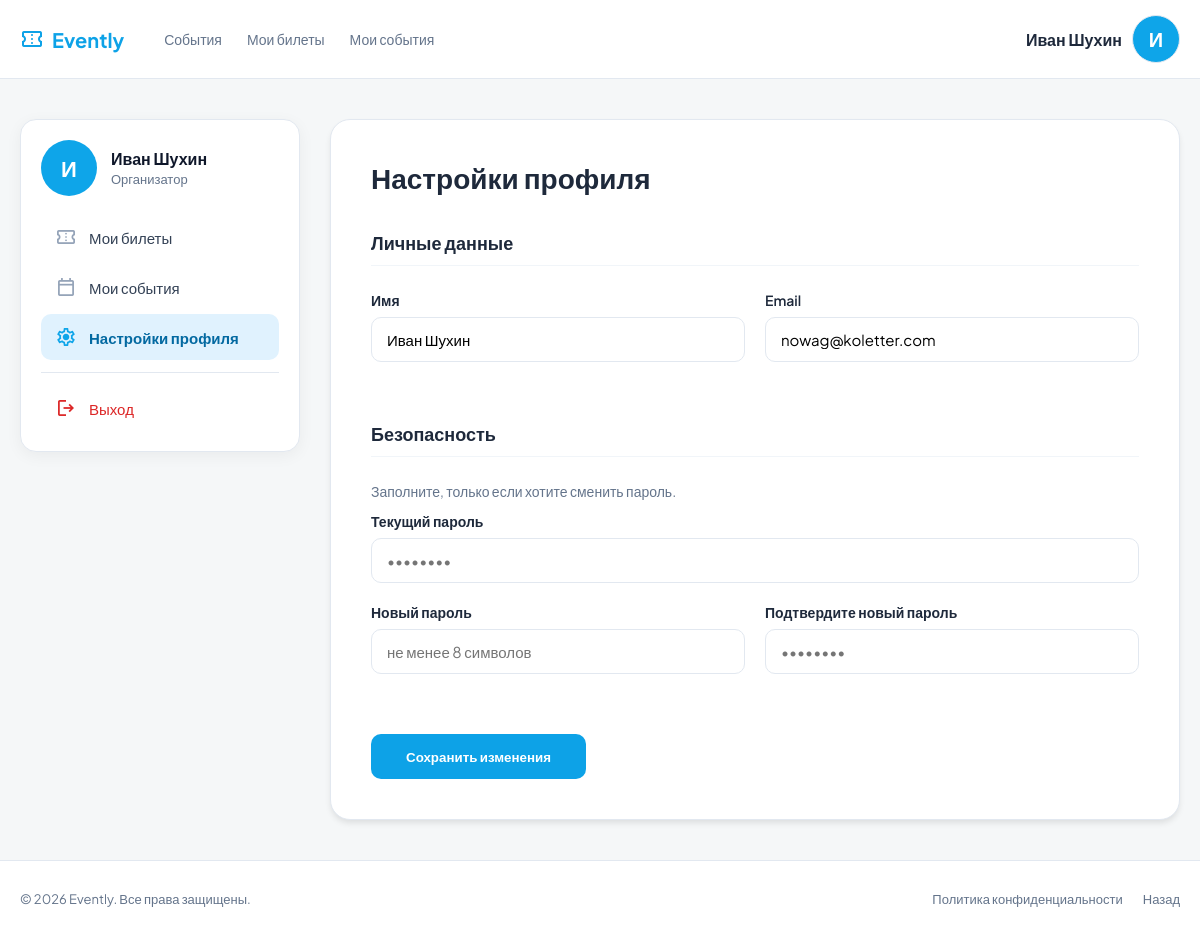
/personal-account.php (signed in), run on the app's committed database.
### tables this page shows
CREATE TABLE `organizers` (
  `id` int(11) NOT NULL,
  `name` varchar(60) NOT NULL,
  `email` varchar(70) NOT NULL,
  `phone` varchar(20) NOT NULL DEFAULT '',
  `password` varchar(256) NOT NULL,
  `role` enum('participants','organizer','admin') NOT NULL,
  `created_at` timestamp(6) NOT NULL DEFAULT current_timestamp(6)
);

### helpers.php (called while the page is built, shortened)
<?php
if (!function_exists('e')) {
    function e($value): string {
        return htmlspecialchars((string)($value ?? ''), ENT_QUOTES, 'UTF-8');
    }
}
if (!function_exists('role_table')) {
    function role_table(string $role): ?array {
        switch ($role) {
            case 'organizer':   return ['table' => 'organizers',   'pk' => 'id'];
        }
        return null;
    }
}

### personal-account.php (the view, shortened to what this page needs)
<?php
require __DIR__ . '/bd.php';
require __DIR__ . '/helpers.php';
$role = $_SESSION['user_role'] ?? '';
$map = role_table($role);
$table = $map['table'];
$pk = $map['pk'];
$uid = (int) $_SESSION['user_id'];
$stmt = $pdo->prepare("SELECT name, email, password FROM `$table` WHERE `$pk` = :id");
$stmt->execute(['id' => $uid]);
$me = $stmt->fetch(PDO::FETCH_ASSOC);
$roleNames = ['admin' => 'Администратор', 'organizer' => 'Организатор', 'participant' => 'Участник'];
$initial = mb_strtoupper(mb_substr($me['name'], 0, 1));
$backLink = $role === 'organizer' ? 'my-event.php' : ($role === 'admin' ? 'admin-page.php' : 'event-search.php');
?>
<!DOCTYPE html>
<html lang="ru">
<head>
    <link rel="stylesheet" href="personal-account.css">
    <link rel="stylesheet" href="alerts.css">
    <link rel="stylesheet" href="ui-polish.css">
</head>
<body>
    <header class="header">
        <div class="container header-content">
            <div class="header-left">
                <a href="Evently-hub.php" class="logo" style="text-decoration:none">
                    <span class="material-symbols-outlined logo-icon">confirmation_number</span>
                    <span class="logo-text">Evently</span>
                </a>
                <nav class="top-nav">
                    <a href="event-search.php">События</a>
                    <a href="my-tickets.php">Мои билеты</a>
                    <?php if ($role === 'organizer'): ?><a href="my-event.php">Мои события</a><?php endif; ?>
                </nav>
            </div>
            <div class="header-right">
                <div class="teg-name"><?= e($me['name']) ?></div>
                <div class="avatar-letter nav-avatar"><?= e($initial) ?></div>
            </div>
        </div>
    </header>
    <div class="container main-layout">
        <aside class="sidebar">
            <div class="lk-card">
                <div class="lk-user">
                    <div class="lk-ava"><?= e($initial) ?></div>
                    <div>
                        <div class="lk-name"><?= e($me['name']) ?></div>
                        <div class="lk-role"><?= e($roleNames[$role] ?? 'Пользователь') ?></div>
                    </div>
                </div>
                <nav class="lk-nav">
                    <a class="lk-link" href="my-tickets.php"><span class="material-symbols-outlined">confirmation_number</span> Мои билеты</a>
                    <?php if ($role === 'organizer'): ?>
                        <a class="lk-link" href="my-event.php"><span class="material-symbols-outlined">calendar_today</span> Мои события</a>
                    <?php else: ?>
                        <a class="lk-link" href="event-search.php"><span class="material-symbols-outlined">search</span> Найти событие</a>
                    <?php endif; ?>
                    <a class="lk-link is-active" href="personal-account.php"><span class="material-symbols-outlined">settings</span> Настройки профиля</a>
                    <div class="lk-sep"></div>
                    <a class="lk-link lk-link--danger" href="logout.php" onclick="return confirm('Вы уверены, что хотите выйти?')"><span class="material-symbols-outlined">logout</span> Выход</a>
                </nav>
            </div>
        </aside>
        <main class="content">
            <div class="form-card">
                <h1>Настройки профиля</h1>
                <form method="POST" action="">
                    <div class="section">
                        <h2>Личные данные</h2>
                        <div class="grid-inputs">
                            <div class="field">
                                <label>Имя</label>
                                <input type="text" name="name" value="<?= e($me['name']) ?>" required>
                            </div>
                            <div class="field">
                                <label>Email</label>
                                <input type="email" name="email" value="<?= e($me['email']) ?>" required>
                            </div>
                        </div>
                    </div>
                    <div class="section">
                        <h2>Безопасность</h2>
                        <p style="color:#64748b;font-size:14px;margin-bottom:12px">Заполните, только если хотите сменить пароль.</p>
                        <div class="field">
                            <label>Текущий пароль</label>
                            <div class="pass-box">
                                <input type="password" name="current_password" placeholder="••••••••" autocomplete="current-password">
                            </div>
                        </div>
                        <div class="grid-inputs">
                            <div class="field">
                                <label>Новый пароль</label>
                                <input type="password" name="new_password" placeholder="не менее 8 символов" autocomplete="new-password">
                            </div>
                            <div class="field">
                                <label>Подтвердите новый пароль</label>
                                <input type="password" name="confirm_password" placeholder="••••••••" autocomplete="new-password">
                            </div>
                        </div>
                    </div>
                    <button type="submit" class="submit-btn">Сохранить изменения</button>
                </form>
            </div>
        </main>
    </div>
    <footer class="footer">
        <div class="container footer-content">
            <p>© <?= date('Y') ?> Evently. Все права защищены.</p>
            <div class="footer-links">
                <a href="data-processing-law.php">Политика конфиденциальности</a>
                <a href="<?= e($backLink) ?>">Назад</a>
            </div>
        </div>
    </footer>
</body>
</html>

### personal-account.css (style rules this page uses)
:root { --primary: #0da2e7; --primary-dark: #0b8ecb; --bg: #f5f7f8; --border: #e2e8f0; --text-dark: #1e293b; --text-muted: #64748b; --white: #ffffff; }
* { box-sizing: border-box; margin: 0; padding: 0; font-family: 'Plus Jakarta Sans', sans-serif; }
body { background: var(--bg); color: var(--text-dark); min-height: 100vh; display: flex; flex-direction: column; }
.container { width: 100%; max-width: 1440px; margin: 0 auto; padding: 0 20px; }
.header { background: var(--white); border-bottom: 1px solid var(--border); padding: 15px 0; position: sticky; top: 0; z-index: 100; }
.teg-name { display: flex; align-items: center; font-weight: 600; font-size: 16px; }
.header-content, .header-left, .header-right { display: flex; align-items: center; gap: 10px; }
.header-content { justify-content: space-between; }
.header-left { gap: 40px; }
.logo { display: flex; align-items: center; gap: 8px; color: var(--primary); font-weight: 700; font-size: 20px; }
.top-nav { display: flex; gap: 25px; }
.top-nav a { text-decoration: none; color: var(--text-muted); font-size: 14px; font-weight: 500; transition: 0.2s; }
.nav-avatar { width: 40px; height: 40px; border-radius: 50%; object-fit: cover; border: 1px solid var(--border); }
.main-layout { display: flex; gap: 30px; padding: 40px 20px; flex: 1; }
.sidebar { width: 280px; flex-shrink: 0; }
.content { flex: 1; }
.form-card { background: var(--white); border-radius: 20px; padding: 40px; border: 1px solid var(--border); box-shadow: 0 4px 6px -1px rgb(0 0 0 / 0.1); }
h1 { font-size: 28px; margin-bottom: 35px; }
h2 { font-size: 18px; margin-bottom: 25px; border-bottom: 1px solid #f1f5f9; padding-bottom: 10px; }
.section { margin-bottom: 40px; }
.grid-inputs { display: grid; grid-template-columns: 1fr 1fr; gap: 20px; }
.field { display: flex; flex-direction: column; gap: 8px; margin-bottom: 20px; width: 100%; }
label { font-size: 14px; font-weight: 600; }
input { width: 100%; padding: 12px 15px; border-radius: 10px; border: 1px solid var(--border); outline: none; font-size: 15px; transition: 0.2s; }
.pass-box { position: relative; width: 100%; }
.submit-btn { background: var(--primary); color: white; border: none; padding: 14px 35px; border-radius: 10px; font-weight: 700; cursor: pointer; transition: 0.3s; }
.footer { background: var(--white); border-top: 1px solid var(--border); padding: 30px 0; margin-top: auto; }
.footer-content { display: flex; justify-content: space-between; align-items: center; color: var(--text-muted); font-size: 13px; }
.footer-links { display: flex; gap: 20px; }
.footer-links a { text-decoration: none; color: var(--text-muted); transition: 0.2s; }

### ui-polish.css (style rules this page uses)
:root { --ev-ring: #0ea5e9; --ev-ease: 200ms cubic-bezier(.4, 0, .2, 1); }
button, [role="button"], .btn, .btn-primary, .btn-outline, .btn-register, .btn-more, .btn-submit, .submit-btn, .btn-search, .btn-login, .view-all, label.role-card { cursor: pointer; transition: transform var(--ev-ease), box-shadow var(--ev-ease), background-color var(--ev-ease), color var(--ev-ease), border-color var(--ev-ease); }
.nav__link, .top-nav a, .footer__links a, .footer-links a { transition: color var(--ev-ease), opacity var(--ev-ease); }
.lk-card { background:#fff;border:1px solid #e2e8f0;border-radius:16px;box-shadow:0 4px 16px rgba(2,8,23,.05);padding:20px;display:flex;flex-direction:column;gap:18px }
.lk-user { display:flex;align-items:center;gap:14px }
.lk-ava { width:56px;height:56px;border-radius:50%;background:#0ea5e9;color:#fff;display:flex;align-items:center;justify-content:center;font-weight:700;font-size:22px;flex-shrink:0 }
.lk-name { font-size:16px;font-weight:700;color:#0f172a;line-height:1.2 }
.lk-role { font-size:13px;color:#64748b;margin-top:2px }
.lk-nav { display:flex;flex-direction:column;gap:4px }
.lk-link { display:flex;align-items:center;gap:12px;padding:12px 14px;border-radius:10px;text-decoration:none;color:#334155;font-size:15px;font-weight:500;transition:background .15s ease,color .15s ease }
.lk-link .material-symbols-outlined { font-size:22px;color:#94a3b8;transition:color .15s ease }
.lk-link.is-active { background:#e0f2fe;color:#0369a1;font-weight:600 }
.lk-link.is-active .material-symbols-outlined { color:#0ea5e9 }
.lk-sep { height:1px;background:#e2e8f0;margin:8px 0 }
.lk-link--danger { color:#dc2626 }
.lk-link--danger .material-symbols-outlined { color:#dc2626 }

### data on the page
organizers: name "Иван Шухин", name "И", email "nowag@koletter.com"

### other printed values
$roleNames[$role] "Организатор"
